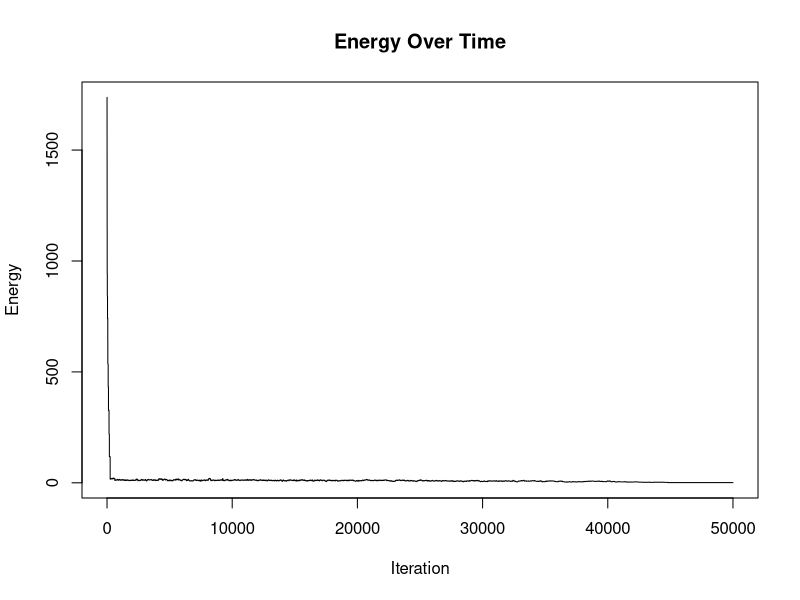

This chart was generated by the following R code:
##----------------------------------------------------------------------
## EVERYTHING YOU NEED TO CHANGE IS IN THIS SECTION OR THE FINAL SECTION

# Number of doctors available
ndoctors <- 7

# Number of nurses
nnurses <- 10

# Number of days in the schedule
ndays <- 7

# Number of staff present for each shift (must have same # of shifts)
# e.g., c(2, 3, 3) has three shifts with 2, 3, 3 people respectively
doctorstaffing <- c(2, 2, 2)
nursestaffing <- c(3, 3, 3)

# Penalties for violating each of six constraints
penalties <- c(100, 100, 0.5, 5, 1, 2)

# Number of iterations
niter <- 50000

# Negative linear reheating schedule
linear_reheat_negative <- function(i, n, T_start = 1, T_end = 0) {
  return(T_start - (T_start - T_end) * (i / n))
}

## END OF PARAMETER SECTION
##----------------------------------------------------------------------

# Calculate indices for doctors and nurses
doctorindices <- c(1, cumsum(doctorstaffing) + 1)
nurseindices <- c(1, cumsum(nursestaffing) + 1)
nshifts <- length(doctorstaffing)

# Function to calculate the "energy" (total cost of violations)
get_energy <- function(doctorsunwrapped, nursesunwrapped, penalties) {
  return(get_energy_sub(doctorsunwrapped, penalties) +
           get_energy_sub(nursesunwrapped, penalties))
}

# Energy calculation for doctors and nurses
get_energy_sub <- function(subsched, penalties) {
  energy <- 0
  totshift <- rep(0, dim(subsched)[1])
  for (i in 1:dim(subsched)[1]) {
    totshift[i] <- sum(subsched[i, , ])
    lastshift <- subsched[i, ndays, nshifts]
    prevoff <- all(subsched[i, ndays, ] == FALSE)
    daysoff <- 0
    twoinarow <- 1
    if (lastshift == 1) {
      lastshift <- lastshift + subsched[i, ndays, nshifts - 1]
    }
    for (j in 1:ndays) {
      if (all(subsched[i, j, ] == FALSE)) {
        daysoff <- daysoff + 1
        if (prevoff) {
          twoinarow <- 0
        }
        prevoff <- TRUE
      } else {
        if (!prevoff && j == 2) {
          energy <- energy + penalties[5]
        }
        prevoff <- FALSE
      }
      if (subsched[i, j, 1] == 1) {
        lastshift <- lastshift + 1
        if (lastshift > 1) {
          energy <- energy + penalties[4]
        }
        if (lastshift > 2) {
          energy <- energy + penalties[1]
        }
      } else {
        lastshift <- 0
      }
      for (k in 2:nshifts) {
        if (subsched[i, j, k] == 1) {
          lastshift <- lastshift + 1
          if (lastshift > 2) {
            energy <- energy + penalties[1]
          }
        } else {
          lastshift <- 0
        }
      }
    }
    energy <- energy + twoinarow * penalties[3] + (daysoff < 2) * penalties[2]
  }
  energy <- energy + penalties[6] * sd(totshift)
  return(energy)
}

# Initial schedules
totalspots <- ndays * sum(doctorstaffing)
initialloop <- rep(1:ndoctors, ceiling(totalspots / ndoctors))
doctorschedule <- matrix(initialloop[1:totalspots], nrow = sum(doctorstaffing), ncol = ndays)
totalspots <- ndays * sum(nursestaffing)
initialloop <- rep(1:nnurses, ceiling(totalspots / nnurses))
nurseschedule <- matrix(initialloop[1:totalspots], nrow = sum(nursestaffing), ncol = ndays)

# Unwrapped schedules for each worker
doctorsunwrapped <- array(0, c(ndoctors, ndays, nshifts))
for (i in 1:ndays) {
  for (j in 1:nshifts) {
    for (k in doctorindices[j]:(doctorindices[j + 1] - 1)) {
      doctorsunwrapped[doctorschedule[k, i], i, j] <- 1
    }
  }
}

nursesunwrapped <- array(0, c(nnurses, ndays, nshifts))
for (i in 1:ndays) {
  for (j in 1:nshifts) {
    for (k in nurseindices[j]:(nurseindices[j + 1] - 1)) {
      nursesunwrapped[nurseschedule[k, i], i, j] <- 1
    }
  }
}

# Starting energy
energy <- rep(0, niter)
energy[1] <- get_energy(doctorsunwrapped, nursesunwrapped, penalties)

# Gibbs sampler with negative linear reheating schedule
for (i in 2:niter) {
  temperature <- linear_reheat_negative(i, niter)
  
  if (runif(1) < 0.5) {
    prop <- doctorschedule
    posx <- sample(1:sum(doctorstaffing), 1)
    posy <- sample(1:ndays, 1)
    available <- 1:ndoctors
    myblock <- min(which(doctorindices > posx)) - 1
    for (j in doctorindices[myblock]:(doctorindices[myblock + 1] - 1)) {
      if (j != posx) {
        available <- setdiff(available, doctorschedule[j, posy])
      }
    }
    prop[posx, posy] <- sample(available, 1)
    propunwrapped <- doctorsunwrapped
    propunwrapped[doctorschedule[posx, posy], posy, myblock] <- 0
    propunwrapped[prop[posx, posy], posy, myblock] <- 1
    new_energy <- get_energy(propunwrapped, nursesunwrapped, penalties)
    if (runif(1) < exp((energy[i - 1] - new_energy) / temperature)) {
      energy[i] <- new_energy
      doctorschedule <- prop
      doctorsunwrapped <- propunwrapped
    } else {
      energy[i] <- energy[i - 1]
    }
  } else {
    prop <- nurseschedule
    posx <- sample(1:sum(nursestaffing), 1)
    posy <- sample(1:ndays, 1)
    available <- 1:nnurses
    myblock <- min(which(nurseindices > posx)) - 1
    for (j in nurseindices[myblock]:(nurseindices[myblock + 1] - 1)) {
      if (j != posx) {
        available <- setdiff(available, nurseschedule[j, posy])
      }
    }
    prop[posx, posy] <- sample(available, 1)
    propunwrapped <- nursesunwrapped
    propunwrapped[nurseschedule[posx, posy], posy, myblock] <- 0
    propunwrapped[prop[posx, posy], posy, myblock] <- 1
    new_energy <- get_energy(doctorsunwrapped, propunwrapped, penalties)
    if (runif(1) < exp((energy[i - 1] - new_energy) / temperature)) {
      energy[i] <- new_energy
      nurseschedule <- prop
      nursesunwrapped <- propunwrapped
    } else {
      energy[i] <- energy[i - 1]
    }
  }
}

##----------------------------------------------------------------------
## EVERYTHING YOU NEED TO CHANGE IS IN THIS SECTION OR THE FIRST SECTION

# Plotting the energy over time
plot(energy, type = "l", main = "Energy Over Time", xlab = "Iteration", ylab = "Energy")

# Lowest energy achieved
min_energy <- min(energy)
cat("Lowest energy:", min_energy, "\n")

## END OF PROGRAM
